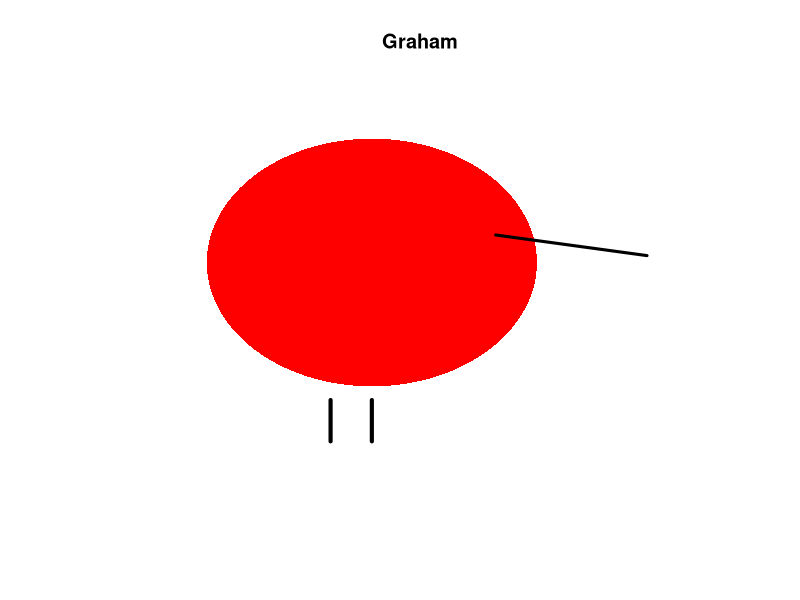

R code for this plot:
# --- Kiwi silhouette (filled) with eye ---
#GDAY

#kia ora

# Body (ellipse)
t <- seq(0, 2*pi, length.out = 400)
body <- data.frame(
  x = 1.2 * cos(t),
  y = 0.9 * sin(t)
)

# Head (circle)
t2 <- seq(0, 2*pi, length.out = 200)
head <- data.frame(
  x = 0.6 + 0.35 * cos(t2),
  y = 0.2 + 0.35 * sin(t2)
)

# Combine body + head into a single polygon
kiwi_poly <- rbind(body, head)

# Beak (thin line)
beak <- data.frame(
  x = seq(0.9, 2.0, length.out = 100),
  y = seq(0.2, 0.05, length.out = 100)
)

# Legs
leg1 <- data.frame(x = rep(-0.3, 2), y = c(-1.0, -1.3))
leg2 <- data.frame(x = rep(0.0, 2), y = c(-1.0, -1.3))

# Eye (single point)
eye <- data.frame(x = 0.85, y = 0.35)

# --- Plot ---
plot(NULL, xlim = c(-1.5, 2.2), ylim = c(-1.6, 1.2),
     asp = 1, axes = FALSE, xlab = "", ylab = "",
     main = "Graham")

# Filled body+head
polygon(kiwi_poly$x, kiwi_poly$y, col = "red", border = NA)

# Beak
lines(beak$x, beak$y, lwd = 3)

# Legs
segments(leg1$x[1], leg1$y[1], leg1$x[2], leg1$y[2], lwd = 4)
segments(leg2$x[1], leg2$y[1], leg2$x[2], leg2$y[2], lwd = 4)

